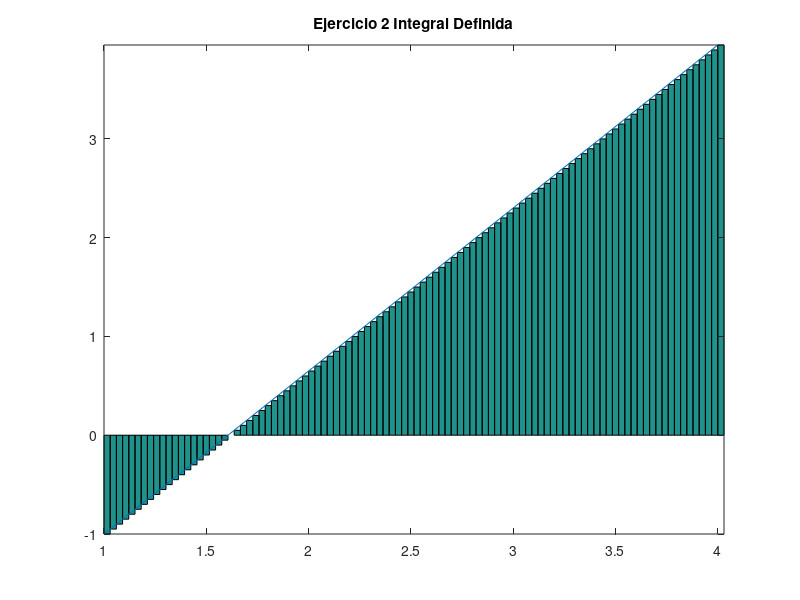

Write the MATLAB code that produced this figure.
% Octave Script
% Title			:1.7 Funcion Primitiva
% Description		:Script para graficar el ejericio 20 de la actividad 1.7
% Author		:Luis Gerardo Cardozo Carranza (Gerard_CRS) luiscardozo161002@gmail.com
% Date			:20210517
% sion		        :1
% Usage			:octave> /path/Funcion_Primitiva_Actividad_1.7_Luis Gerardo Cardozo Carranza_3202
% Notes			:Requiere aplicacion octave usar en consola preferentemente.
%                       4
%Actividad_Ejercicio 20 ∫ 3 dx
%                      -1
%Limpia la pantalla y las variables.
clc, clear
f=@(x,y)x;
resultado=integral(f, -1,4);
fprintf('El valor de la integral es:%2.1f\n',resultado)

%Define los intervalos y el numero de rectangulos.
a = -1;
b =  4;
n = 100;

%Determina la longitud de la base o el incremento de x.
base = (b-a)/n;

%Definicion de la funcion.
x =a:base:(b-base);

%Y esta representada por la variable altura
altura=(x);

%Establece   la    linea   que   forma  la funcion
x2 = linspace(1,4,100);
y2 = (x);

%Inicio del  intervalo, fin del intervalo, numero de rectangulos.
xa = linspace(1,4,100);
yab =(x);

%Dibuja una  grafica de barras una a lado de otra sin espacios
g = bar(xa,yab,'histc');

%Permite continuar  graficando  despues de que ya exista un grafica trazada
hold on

%Grafica la funcion
plot(x2,y2);

%Asigna un nombre a la grafica 
title("Ejercicio 2 Integral Definida");

%Ajusta la grafica a los datos.
axis tight
